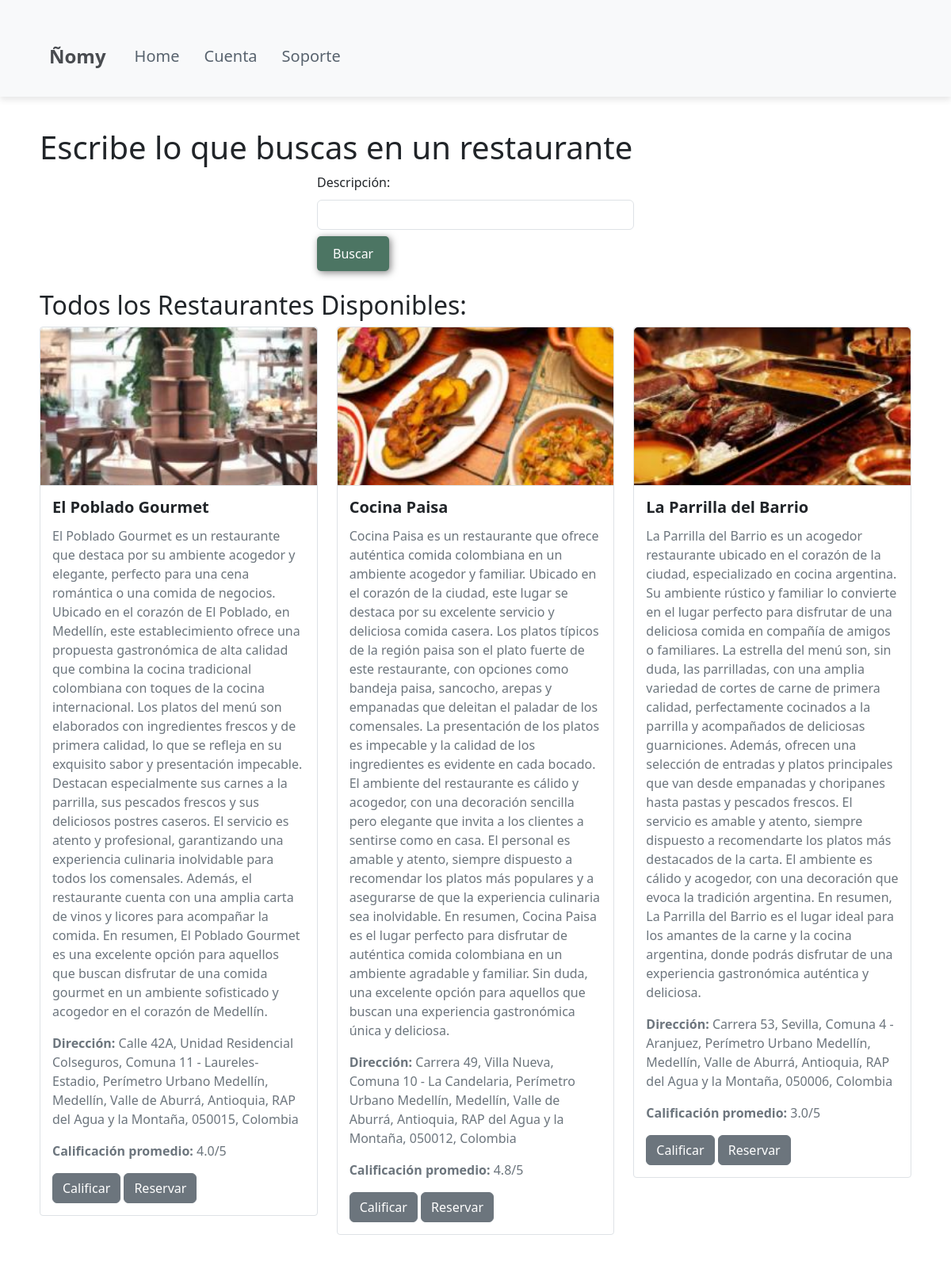
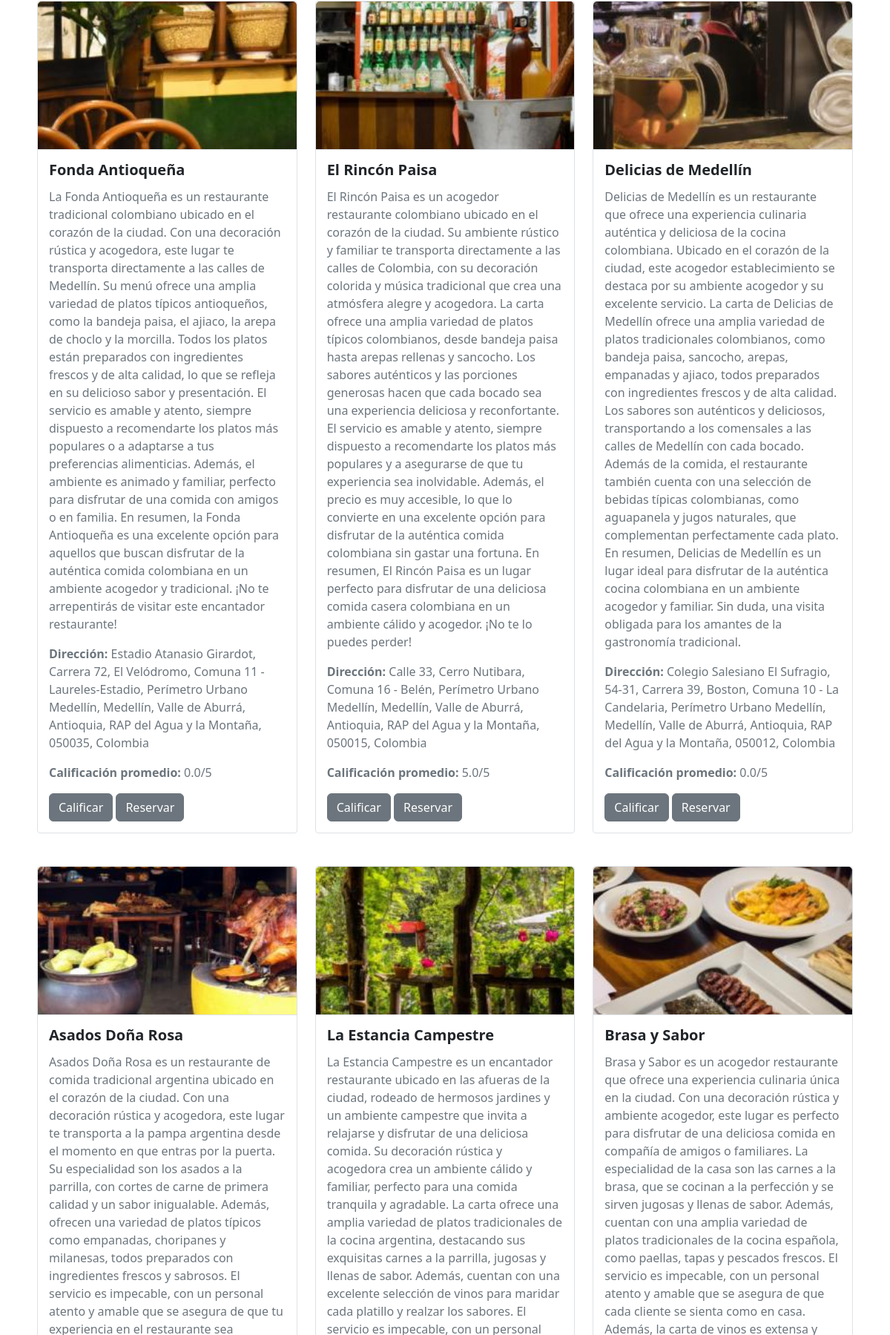
/restaurant/ (upper part), run on the app's committed database (2 pictures, top to bottom).
### restaurant/models.py (models this page shows, shortened)
class Restaurant(models.Model):
    nombre = models.CharField(max_length=250)
    descripcion = models.CharField(max_length=1000)
    latitud = models.CharField(max_length=250)
    longitud = models.CharField(max_length=250)
    image = models.ImageField(upload_to='nomy/images/', default='nomy/images/default.jpeg')
    emb = models.BinaryField(default=get_default_array())
    direccion = models.CharField(max_length=250, null=True, blank=True)
    def average_rating(self):
        reviews = self.reviews.all()
        if reviews.exists():
            return sum([review.rating for review in reviews]) / reviews.count()
        return 0

class Review(models.Model):
    restaurant = models.ForeignKey(Restaurant, on_delete=models.CASCADE, related_name='reviews')
    user = models.ForeignKey(User, on_delete=models.CASCADE)
    rating = models.IntegerField(default=0)  # Calificación de 1 a 5
    comment = models.TextField(blank=True)
    created_at = models.DateTimeField(auto_now_add=True)

### restaurant/views.py (the view)
# urls.py: path('restaurant/', include('restaurant.urls')),
def restaurant(request):
    if request.method == 'POST':
        prompt = request.POST.get('prompt')
        if request.user.is_authenticated:
            searchahistory.objects.create(user=request.user, query=prompt)
        restaurants = Restaurant.objects.all()
        emb_request = get_embedding(prompt)
        sim = []
        for i in range(len(restaurants)):
            emb = restaurants[i].emb
            emb = list(np.frombuffer(emb))
            sim.append(cosine_similarity(emb, emb_request))
        sim = np.array(sim)
        idx = np.argmax(sim)
        idx = int(idx)
        if sim[idx] > 0:
            best_restaurant = [restaurants[idx]]
        else:
            best_restaurant = []
    else:
        best_restaurant = []
        restaurants = Restaurant.objects.all()
    return render(request, 'restaurant.html', {'restaurants': restaurants, 'recommendations': best_restaurant})

### restaurant/templates/restaurant.html (shortened to what this page needs)
{% load static %}
<!DOCTYPE html>
<html lang="en">
<head>
    <link rel="stylesheet" type="text/css" href="{% static 'css/index.css' %}">
    <link href="https://cdn.jsdelivr.net/npm/bootstrap@5.3.3/dist/css/bootstrap.min.css" rel="stylesheet">
</head>
<body>
    <header>
        <nav class="navbar navbar-expand-lg navbar-light">
            <div class="container">
                <a class="navbar-brand" href="#">Ñomy</a>
                <div class="collapse navbar-collapse" id="navbarNav">
                    <ul class="navbar-nav me-auto mb-2 mb-lg-0">
                        <li class="nav-item">
                            <a class="nav-link" href="http://127.0.0.1:8000/">Home</a>
                        </li>
                        <li class="nav-item">
                            <a class="nav-link" href="{% url 'account' %}">Cuenta</a>
                        </li>
                        <li class="nav-item">
                            <a class="nav-link" href="{% url 'report' %}">Soporte</a>
                        </li>
                    </ul>
                </div>
            </div>
        </nav>
    </header>
    {% block content %}
    <div class="container">
        <h1>Escribe lo que buscas en un restaurante</h1>
        <form method="POST" action="{% url 'restaurant' %}">
            <div class="form-group">
                <label for="prompt">Descripción:</label>
                <input type="text" id="prompt" name="prompt" class="form-control" required>
            </div>
            <button type="submit" class="btn btn-primary mt-2">Buscar</button>
        </form>
        <h2 class="mt-4">Todos los Restaurantes Disponibles:</h2>
        <div class="row row-cols-1 row-cols-md-3 g-4">
            {% for restaurant in restaurants %}
            <div class="col">
                <div class="card">
                    {% if restaurant.image %}
                        <img src="{{ restaurant.image.url }}" class="card-img-top" alt="{{ restaurant.nombre }}">
                    {% endif %}
                    <div class="card-body">
                        <h5 class="card-title fw-bold">{{ restaurant.nombre }}</h5>
                        <p class="card-text">{{ restaurant.descripcion }}</p>
                        <p class="card-text"><strong>Dirección:</strong> {{ restaurant.direccion }}</p>
                        <p class="card-text">
                            <strong>Calificación promedio:</strong> {{ restaurant.average_rating|floatformat:1 }}/5
                        </p>
                        <a href="{% url 'add_review' restaurant.id %}" class="btn btn-secondary">Calificar</a>
                        <a href="{% url 'reservation' %}" class="btn btn-secondary">Reservar</a>
                    </div>
                </div>
            </div>
            {% endfor %}
        </div>
    </div>
    {% endblock %}
</body>
</html>

### nomy/static/css/index.css (style rules this page uses)
* { box-sizing: border-box; }
html { scroll-behavior: smooth; }
body { font-family: 'Roboto', sans-serif; margin: 0; }
h1 { font-size: 3.5em; margin: 0 0 20px 0; }
h2 { font-size: 2.7em; }
p { font-size: 1.25em; }
ul { list-style: none; }
li { font-size: 1.25em; }
button { font-size: 1.25em; font-weight: bold; padding: 10px 30px; border-radius: 5px; border: 2px solid rgba(0, 0, 0, 0.3); box-shadow: 2px 2px 10px rgba(0, 0, 0, 0.5); color: white; background-color: blueviolet; cursor: pointer; }
.container { max-width: 1400px; margin: auto; }
header { background-color: rgb(245, 245, 245); position: fixed; width: 100%; }
header .container { display: flex; flex-direction: row; justify-content: space-between; align-items: center; }
header nav { display: flex; flex-direction: row; text-align: center; padding-right: 20px; }
header a { padding: 5px 12px; text-decoration: none; font-weight: bold; color: black; }
form { width: 400px; margin: 0 auto; }
label { display: block; margin-bottom: 10px; }
input { display: block; width: 100%; padding: 10px; margin-bottom: 20px; box-sizing: border-box; border-radius: 5px; border: 1px solid #ccc; }
.container .btn-primary { background-color: #4c7563; color: white; padding: 10px 20px; border: none; border-radius: 5px; }

### restaurant/templates/restaurant.html (style rules this page uses)
body, html { margin: 0; padding: 0; height: 100%; }
header { background-color: #f8f9fa; position: relative; z-index: 1000; box-shadow: 0px 4px 8px rgba(0, 0, 0, 0.1); }
.navbar-brand { font-size: 24px; font-weight: bold; color: #494c50; }
.navbar-nav a { margin-right: 15px; color: #58636e; text-decoration: none; }
.container { padding: 20px; margin-top: 20px; }
.card { margin-bottom: 20px; border: 1px solid #dee2e6; border-radius: 0.25rem; }
.card img { height: 200px; object-fit: cover; border-bottom: 1px solid #dee2e6; }
.card-body { padding: 15px; }
.card-title { font-size: 1.25rem; margin-bottom: 0.75rem; }
.card-text { font-size: 1rem; color: #6c757d; }

### data on the page
Restaurant: image (picture), nombre "El Poblado Gourmet", descripcion "El Poblado Gourmet es un restaurante que destaca por su ambiente acogedor y elegante, perfecto para una cena romántica o una comida de negocios. Ubicado en el corazón de El Poblado, en Medellín, este establecimiento ofrece una propuesta gastronómica de alta calidad que combina la cocina tradicional colombiana con toques de la cocina internacional. Los platos del menú son elaborados con ingredientes frescos y de primera calidad, lo que se refleja en su exquisito sabor y presentación impecable. Destacan especialmente sus carnes a la parrilla, sus pescados frescos y sus deliciosos postres caseros. El servicio es atento y profesional, garantizando una experiencia culinaria inolvidable para…", direccion "Calle 42A, Unidad Residencial Colseguros, Comuna 11 - Laureles-Estadio, Perímetro Urbano Medellín, Medellín, Valle de Aburrá, Antioquia, RAP del Agua y la Montaña, 050015, Colombia", average_rating "4.0"
Restaurant: image (picture), nombre "Cocina Paisa", descripcion "Cocina Paisa es un restaurante que ofrece auténtica comida colombiana en un ambiente acogedor y familiar. Ubicado en el corazón de la ciudad, este lugar se destaca por su excelente servicio y deliciosa comida casera. Los platos típicos de la región paisa son el plato fuerte de este restaurante, con opciones como bandeja paisa, sancocho, arepas y empanadas que deleitan el paladar de los comensales. La presentación de los platos es impecable y la calidad de los ingredientes es evidente en cada bocado. El ambiente del restaurante es cálido y acogedor, con una decoración sencilla pero elegante que invita a los clientes a sentirse como en casa. El personal es amable y atento, siempre dispuesto a…", direccion "Carrera 49, Villa Nueva, Comuna 10 - La Candelaria, Perímetro Urbano Medellín, Medellín, Valle de Aburrá, Antioquia, RAP del Agua y la Montaña, 050012, Colombia", average_rating "4.8"
Restaurant: image (picture), nombre "La Parrilla del Barrio", descripcion "La Parrilla del Barrio es un acogedor restaurante ubicado en el corazón de la ciudad, especializado en cocina argentina. Su ambiente rústico y familiar lo convierte en el lugar perfecto para disfrutar de una deliciosa comida en compañía de amigos o familiares. La estrella del menú son, sin duda, las parrilladas, con una amplia variedad de cortes de carne de primera calidad, perfectamente cocinados a la parrilla y acompañados de deliciosas guarniciones. Además, ofrecen una selección de entradas y platos principales que van desde empanadas y choripanes hasta pastas y pescados frescos. El servicio es amable y atento, siempre dispuesto a recomendarte los platos más destacados de la carta. El…", direccion "Carrera 53, Sevilla, Comuna 4 - Aranjuez, Perímetro Urbano Medellín, Medellín, Valle de Aburrá, Antioquia, RAP del Agua y la Montaña, 050006, Colombia", average_rating "3.0"
Restaurant: image (picture), nombre "Fonda Antioqueña", descripcion "La Fonda Antioqueña es un restaurante tradicional colombiano ubicado en el corazón de la ciudad. Con una decoración rústica y acogedora, este lugar te transporta directamente a las calles de Medellín. Su menú ofrece una amplia variedad de platos típicos antioqueños, como la bandeja paisa, el ajiaco, la arepa de choclo y la morcilla. Todos los platos están preparados con ingredientes frescos y de alta calidad, lo que se refleja en su delicioso sabor y presentación. El servicio es amable y atento, siempre dispuesto a recomendarte los platos más populares o a adaptarse a tus preferencias alimenticias. Además, el ambiente es animado y familiar, perfecto para disfrutar de una comida con amigos o…", direccion "Estadio Atanasio Girardot, Carrera 72, El Velódromo, Comuna 11 - Laureles-Estadio, Perímetro Urbano Medellín, Medellín, Valle de Aburrá, Antioquia, RAP del Agua y la Montaña, 050035, Colombia", average_rating "0.0"
Restaurant: image (picture), nombre "El Rincón Paisa", descripcion "El Rincón Paisa es un acogedor restaurante colombiano ubicado en el corazón de la ciudad. Su ambiente rústico y familiar te transporta directamente a las calles de Colombia, con su decoración colorida y música tradicional que crea una atmósfera alegre y acogedora. La carta ofrece una amplia variedad de platos típicos colombianos, desde bandeja paisa hasta arepas rellenas y sancocho. Los sabores auténticos y las porciones generosas hacen que cada bocado sea una experiencia deliciosa y reconfortante. El servicio es amable y atento, siempre dispuesto a recomendarte los platos más populares y a asegurarse de que tu experiencia sea inolvidable. Además, el precio es muy accesible, lo que lo…", direccion "Calle 33, Cerro Nutibara, Comuna 16 - Belén, Perímetro Urbano Medellín, Medellín, Valle de Aburrá, Antioquia, RAP del Agua y la Montaña, 050015, Colombia", average_rating "5.0"
Restaurant: image (picture), nombre "Delicias de Medellín", descripcion "Delicias de Medellín es un restaurante que ofrece una experiencia culinaria auténtica y deliciosa de la cocina colombiana. Ubicado en el corazón de la ciudad, este acogedor establecimiento se destaca por su ambiente acogedor y su excelente servicio. La carta de Delicias de Medellín ofrece una amplia variedad de platos tradicionales colombianos, como bandeja paisa, sancocho, arepas, empanadas y ajiaco, todos preparados con ingredientes frescos y de alta calidad. Los sabores son auténticos y deliciosos, transportando a los comensales a las calles de Medellín con cada bocado. Además de la comida, el restaurante también cuenta con una selección de bebidas típicas colombianas, como aguapanela y…", direccion "Colegio Salesiano El Sufragio, 54-31, Carrera 39, Boston, Comuna 10 - La Candelaria, Perímetro Urbano Medellín, Medellín, Valle de Aburrá, Antioquia, RAP del Agua y la Montaña, 050012, Colombia", average_rating "0.0"
Restaurant: image (picture), nombre "Asados Doña Rosa"
Restaurant: image (picture), nombre "La Estancia Campestre"
Restaurant: image (picture), nombre "Brasa y Sabor"
